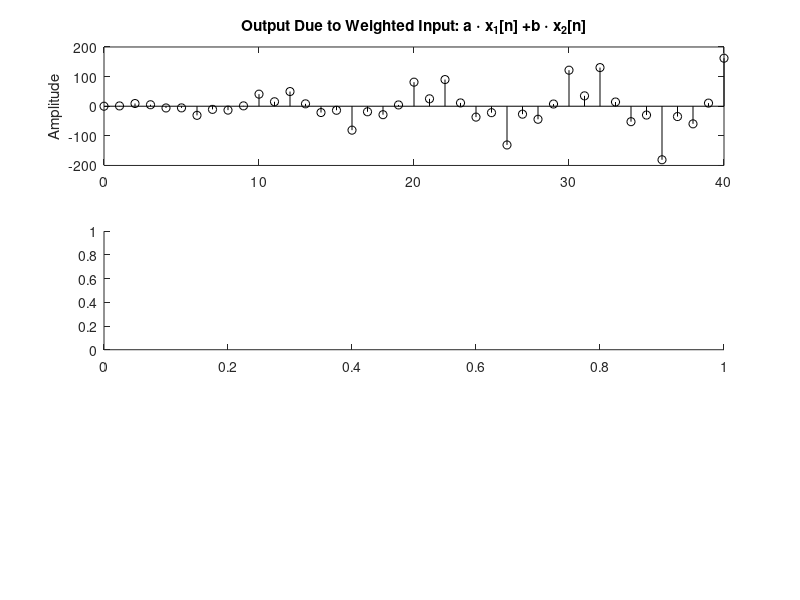

Recreate this plot in MATLAB. (Note: this script raises an error after producing the figure.)
%Tính đáp ứng ra của hệ thống: y(n) = n*x(n)+x(n-1)
%Kiểm tra hệ thống có bất biến không

clf;
n = 0:40; D = 10;a = 3.0;b = -2;
x = a*cos(2*pi*0.1*n) + b*cos(2*pi*0.4*n); 
xd = [zeros(1,D) x];

x1 = [0 x 0];
x2 = [0 0 x];
xa = [0 xd 0];
xb = [0 0 xd];

n1 = 0:42;
n2 = 0:52;
y = n1.*x1+x2;
yt = n2.*xa+xb; 
d = y(1:41) - yt(1+D:41+D); 

subplot(3,1,1)
stem(n,y(1:41),'k'); %Đáp ứng ra thực tế
ylabel('Amplitude');
title('Output Due to Weighted Input: a \cdot x_{1}[n] +b \cdot x_{2}[n]');

subplot(3,1,2)
stem(n,yd(1:41),'b'); %Đáp ứng ra dự đoán
ylabel('Amplitude');
title('Weighted Output: a \cdot y_{1}[n] + b \cdot y_{2}[n]');

subplot(3,1,3)
stem(n,d(1:41),'r'); %Sự sai khác giữa thực tế và dự đoán=> tuyến tính or not
xlabel('Time index n');ylabel('Amplitude');
title('Difference Signal');
